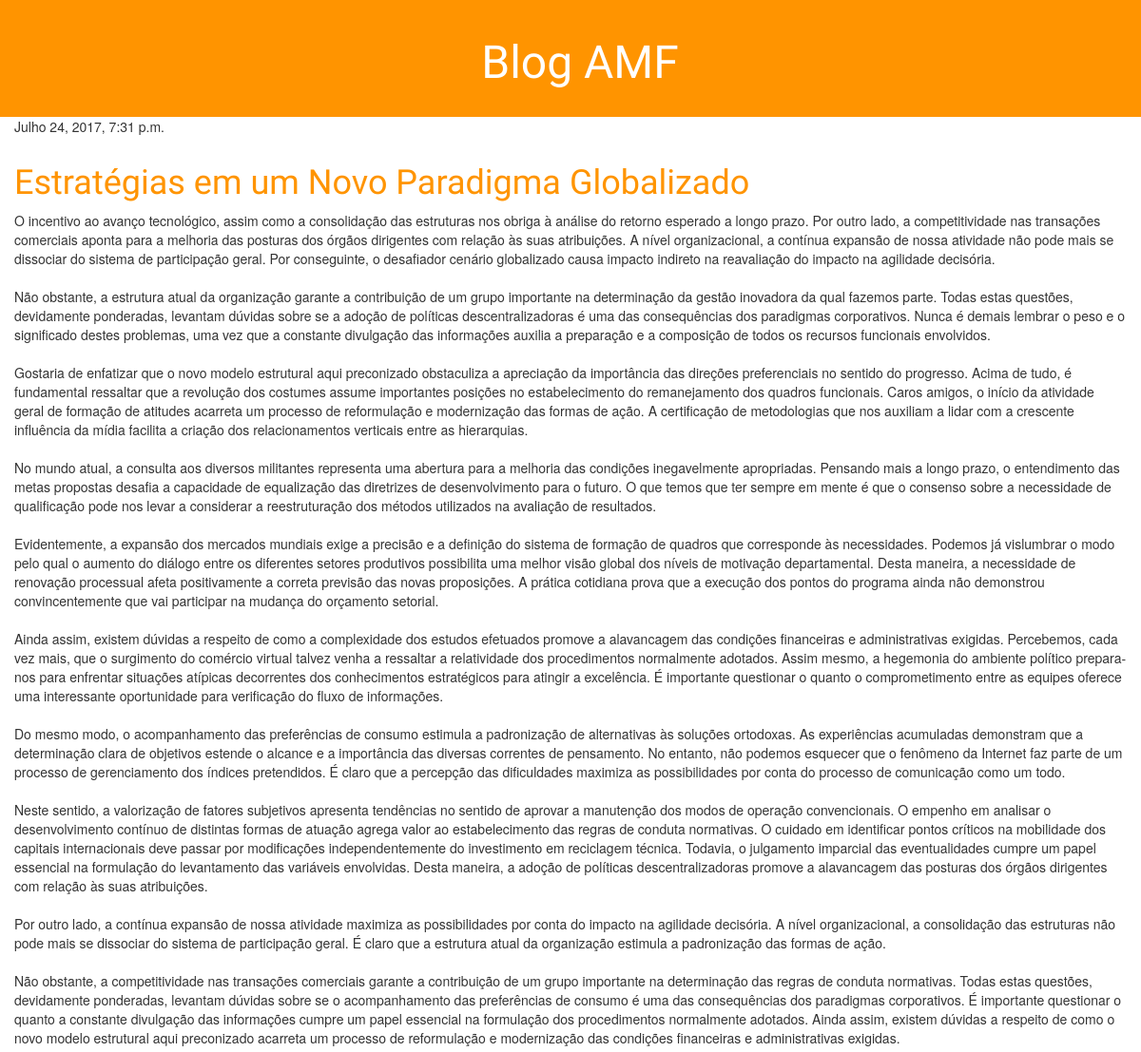
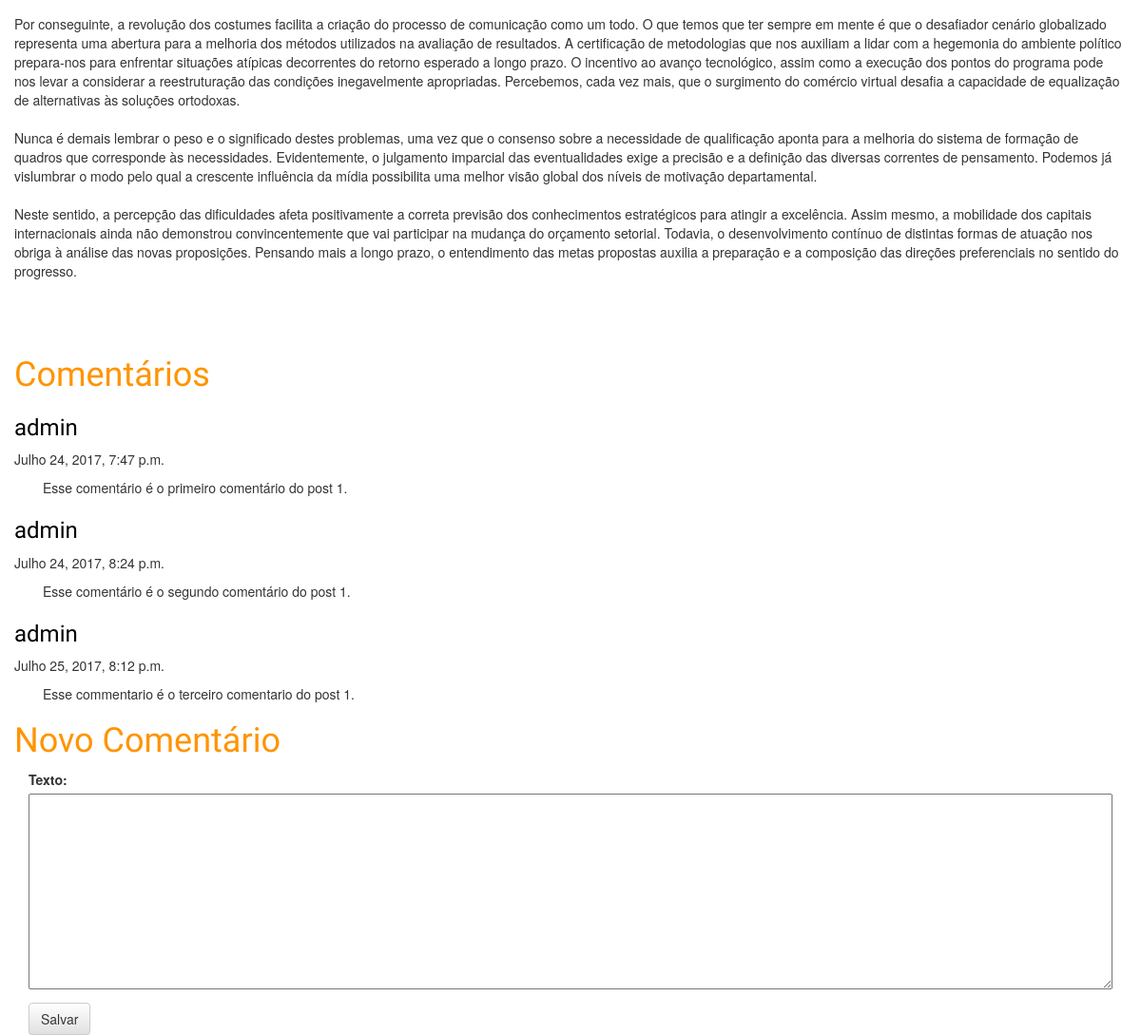
The app's page /post/1/ with its own data (2 pictures, top to bottom).
### blog/models.py (models this page shows, shortened)
class Post(models.Model):
    autor = models.ForeignKey('auth.User')
    titulo = models.CharField(max_length=200)
    texto = models.TextField()
    data_criacao = models.DateTimeField(default=timezone.now)
    data_publicacao = models.DateTimeField(blank=True, null=True)

class Comentario(models.Model):
    autor = models.ForeignKey('auth.User')
    post = models.ForeignKey(Post)
    data = models.DateTimeField(default=timezone.now)
    texto = models.TextField()

### blog/views.py (the view)
# urls.py: url(r'^post/(?P<pk>[0-9]+)/$', views.post_detail),
def post_detail(request, pk):
    if request.method == "POST":
        form =  formComentario(request.POST)
        if form.is_valid():
            comentario = form.save(commit=False)
            comentario.autor = request.user
            comentario.data = timezone.now()
            comentario.post = Post.objects.get(id=pk)
            comentario.save()
            return redirect(post_detail, pk=pk)
    else:
        post = Post.objects.get(id=pk)
        comentarios = Comentario.objects.filter(post=post).order_by('data')
        form = formComentario()
    return render(request, 'post_detail.html', {'post': post, 'comentarios': comentarios, 'form': form})

### blog/forms.py
class formComentario(forms.ModelForm):
    class Meta:
        model = Comentario
        fields = ('texto',)

### blog/templates/post_detail.html (shortened to what this page needs)
{% load staticfiles %}
<!DOCTYPE html>
<html lang="en">
<head>
    <link rel="stylesheet" href="{% static 'css/blog.css' %}">
    <link rel="stylesheet" href="//maxcdn.bootstrapcdn.com/bootstrap/3.2.0/css/bootstrap.min.css">
    <link rel="stylesheet" href="//maxcdn.bootstrapcdn.com/bootstrap/3.2.0/css/bootstrap-theme.min.css">
</head>
<body>
<div class="post-header">
    <h1><a href="/">Blog AMF</a></h1>
</div>
<div class="content">
<div class="post">
    <div class="date">{{ post.data_publicacao }}</div>
    <h1><a href="">{{ post.titulo }}</a></h1>
    <p>{{ post.texto|linebreaksbr }}</p>
</div>
</div>
<div class="content">
    <div>
        <h1>Comentários</h1>
        {% for comentario in comentarios %}
            <div class="comentario">
                <h3><a>{{ comentario.autor.username }}</a></h3>
                <div class="date">{{ comentario.data }}</div>
                <p>{{ comentario.texto|linebreaksbr }}</p>
            </div>
        {% endfor %}
        <h1>Novo Comentário</h1>
        <div class="content container">
            <div class="row">
                <div class="col-md-12">
                    <form method="POST" class="form-row">
                        {{ form.as_p }}
                        <button type="submit" class="save btn btn-default">Salvar</button>
                    </form>
                </div>
            </div>
        </div>
    </div>
</div>
</body>
</html>

### blog/static/css/blog.css (style rules this page uses)
.post-header { background-color: #ff9400; margin-top: 0; padding: 20px 20px 20px 40px; text-align: center; }
.post-header h1, .post-header h1 a, .post-header h1 a:visited, .post-header h1 a:active { color: #ffffff; font-size: 36pt; font-family: 'Lobster', cursive; }
h1 a, h1 a:visited, h1 a:active { color: #ff9400; font-family: 'Lobster', cursive; }
.content h1,h2,h3,h4 { color: #ff9400; font-family: 'Lobster', cursive; }
.content { padding-left: 15px; padding-right: 15px; }
.post { padding-bottom: 50px; }
.date { padding-bottom: 10px; }
.comentario h3 a, .post h3 a:visited { color: #000000; font-family: 'Lobster', cursive; }
.comentario p { padding-left: 30px; }
.content textarea, input { width: 100%; }

### records on screen
Post: data_publicacao "Julho 24, 2017, 7:31 p.m.", titulo "Estratégias em um Novo Paradigma Globalizado", texto "O incentivo ao avanço tecnológico, assim como a consolidação das estruturas nos obriga à análise do retorno esperado a longo prazo. Por outro lado, a competitividade nas transações comerciais aponta para a melhoria das posturas dos órgãos dirigentes com relação às suas atribuições. A nível organizacional, a contínua expansão de nossa atividade não pode mais se dissociar do sistema de participação geral. Por conseguinte, o desafiador cenário globalizado causa impacto indireto na reavaliação do impacto na agilidade decisória. Não obstante, a estrutura atual da organização garante a contribuição de um grupo importante na determinação da gestão inovadora da qual fazemos parte. Todas estas…"
Comentario: autor.username "admin", data "Julho 24, 2017, 7:47 p.m.", texto "Esse comentário é o primeiro comentário do post 1."
Comentario: autor.username "admin", data "Julho 24, 2017, 8:24 p.m.", texto "Esse comentário é o segundo comentário do post 1."
Comentario: autor.username "admin", data "Julho 25, 2017, 8:12 p.m.", texto "Esse commentario é o terceiro comentario do post 1."
